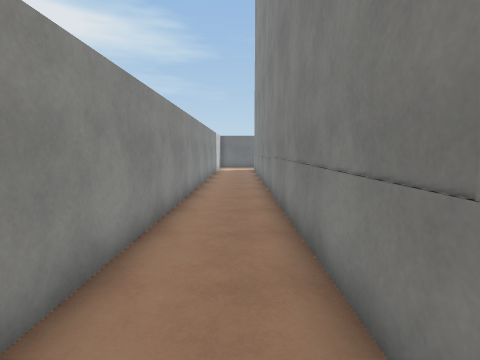
View 1 (above)

19 first-person views from a walk through a 3-D level made in the Unity game engine. The camera is 1.5 m above the floor, tilts 6° down and sees 80° across. The floor is counted in squares, 1 m on a side. Each view is taken from the middle of a square. On the plan, view 1 faces up. The plan holds only what a view shows up to about 14 squares ahead; the rest is blank. The place goes on beyond the plan. The player is left out. Door leaves are left out, so doorways stand open. Some surface patterns are stand-ins.

View 2
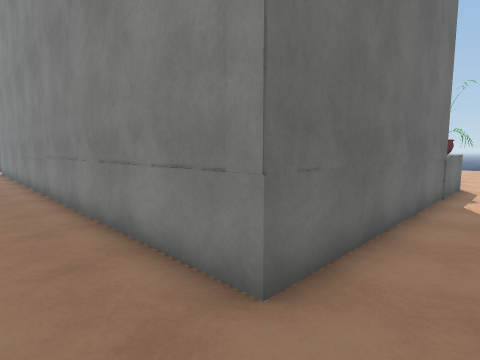

View 3
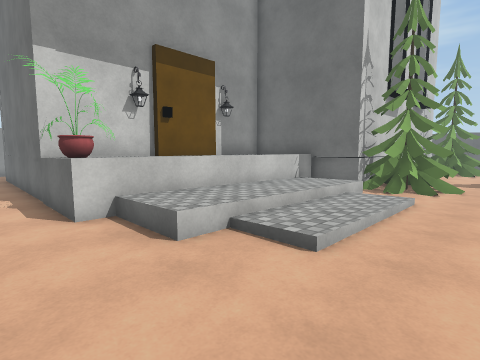

View 4
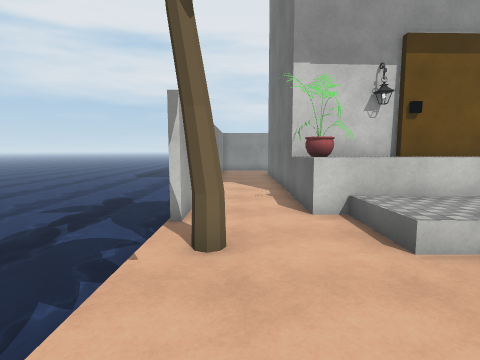

View 5
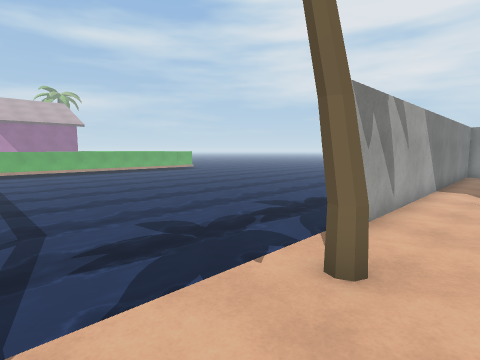

View 6
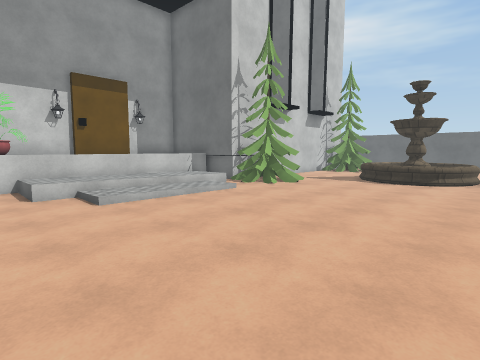

View 7
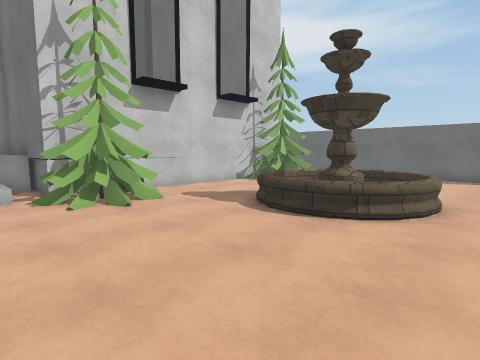

View 8
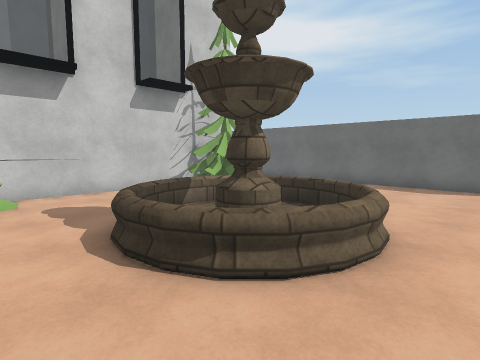

View 9
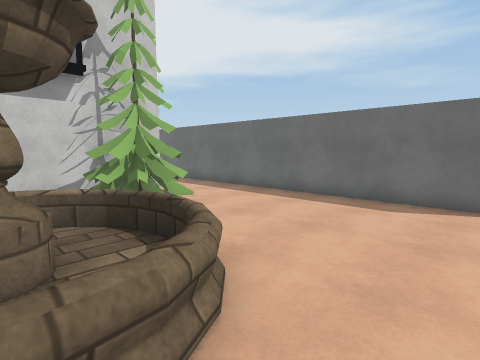

View 10
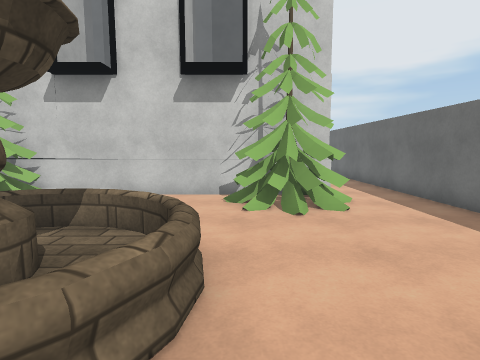

View 11
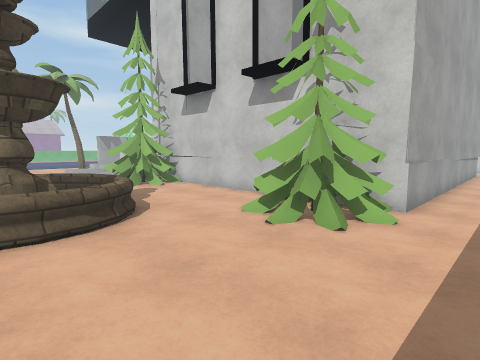

View 12
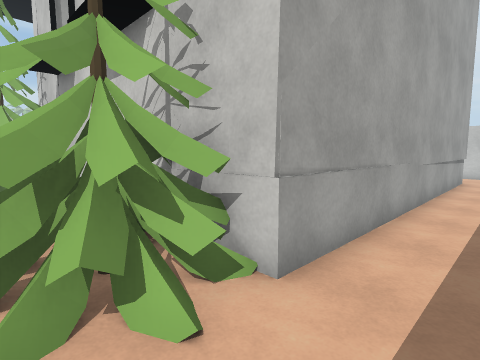

View 13
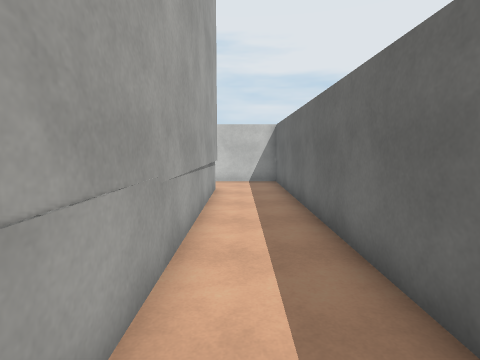

View 14
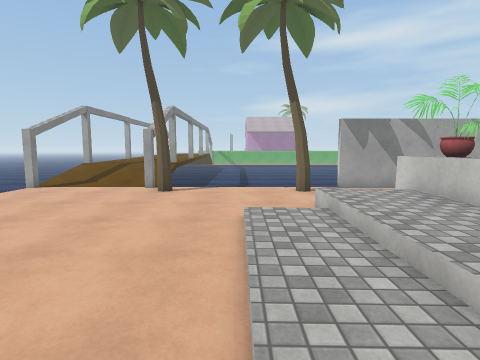

View 15
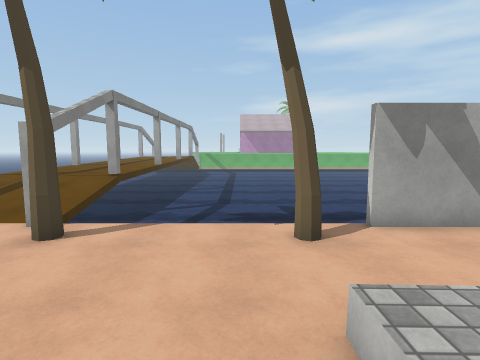

View 16
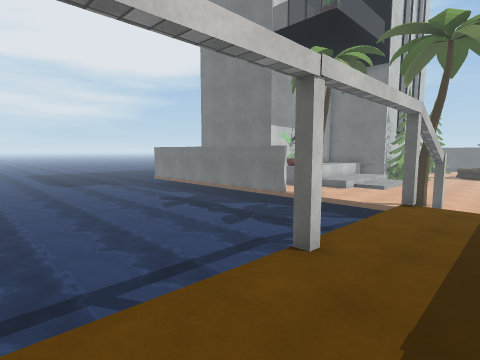

View 17
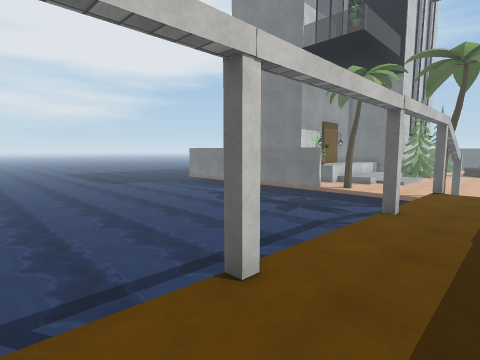

View 18
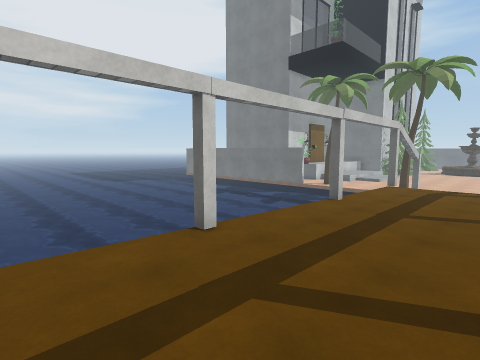

View 19
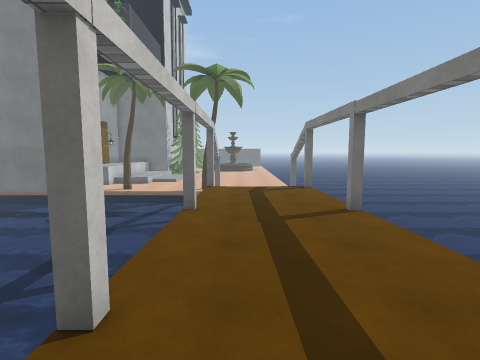

### Floor plan
Key: @ floor where view 1 was taken; # wall or solid block; . main floor; : floor 0.25 m higher than the main floor; + floor 0.5 m higher than the main floor; * floor 0.75 m higher than the main floor; % floor 1 m higher than the main floor; / step, stairs or slope; ≈ water the walk keeps out of; ^ raised ledge; O other object.
Columns run from 2 left of view 1 to 25 right of it. Each row starts with its distance up from view 1.
 25 ≈##########################
 24 #..........................
 23 #..........................
 22 #..##############OO.........
 21                 #OOO........
 20                 #OOO........
 19                 #OOO........
 18                 #.....OOOO..
 17    #            #....O O:O..
 16    #            #....O OOOO.
 15    #            #....OOO:O..
 14 #..#            #.....OOOO..
 13 #..#            #OO.........
 12 #..#           ##OOO........
 11 #..#           ##OOO........
 10 #..#       ######OOO........
  9 #..#       #  ^///.........
  8 #..#       #  ^++///........
  7 #..#       #^ ^++///.......
  6 #..#        ^^^++///........
  5 #..#        ^ ^++///........
  4 #..#       #^^^++///........
  3 #..#       #  ^++///........
  2 #..#       # OO++/..........
  1  ..#########^OO............
  0   @.........................
 -1  . ..............O....O.....
 -2   ##############.O....O.....
 -3             ≈≈≈≈≈≈≈≈≈≈≈....#
 -4         ≈≈≈≈≈≈≈≈≈≈≈≈≈ ≈////:
 -5        ≈≈≈≈≈≈≈≈≈≈≈≈≈≈≈≈+///+
 -6        ≈≈≈≈≈≈≈≈≈≈≈≈≈≈≈≈#***
 -7        ≈≈≈≈≈≈≈≈≈≈≈≈≈≈≈≈*****
 -8        ≈≈≈≈≈≈≈≈≈≈≈≈≈≈≈≈*****
 -9        ≈≈≈≈≈≈≈≈≈≈≈≈≈≈≈≈*****
-10        ≈≈≈≈≈≈≈≈≈≈≈≈≈≈≈≈*****
-11        ≈≈≈ ≈≈≈≈≈≈≈≈≈≈≈≈*****
-12        ≈≈ ≈≈≈≈≈≈≈≈≈≈≈≈≈#%%*#
-13          ≈≈≈≈≈≈≈≈≈≈≈≈≈≈%%%%%
-14         ≈≈≈≈≈≈≈≈≈≈≈≈≈ ≈%%%%%
-15         ≈≈≈≈≈≈≈≈≈≈≈≈≈≈≈%%%%%
-16          ≈≈≈≈≈≈≈≈≈≈≈≈≈≈%%%%%
-17         ≈≈≈≈≈≈≈≈≈≈≈≈≈ ≈%%%%%
-18        ≈≈≈≈≈≈≈≈≈≈≈≈≈≈ ≈#%%%
-19         ≈≈≈≈≈≈≈≈≈≈≈≈  ≈%%%%
-20           ≈≈≈≈≈≈≈≈≈≈  ≈%%%%
-21                       ≈%%% %

Positions as (right, up) in squares from view 1, and headings:
1: (0, 0), facing up
2: (-1, -1), facing up-right
3: (19, -1), facing up-left
4: (19, -1), facing left
5: (18, 0), facing down-left
6: (25, 0), facing up-left
7: (25, 8), facing up-left
8: (25, 12), facing up-left
9: (25, 16), facing up-left
10: (24, 19), facing left
11: (22, 24), facing down-left
12: (17, 24), facing down-left
13: (12, 23), facing left
14: (17, 9), facing down
15: (16, 4), facing down
16: (23, -16), facing up-left
17: (23, -20), facing up-left
18: (25, -21), facing up-left
19: (22, -20), facing up
